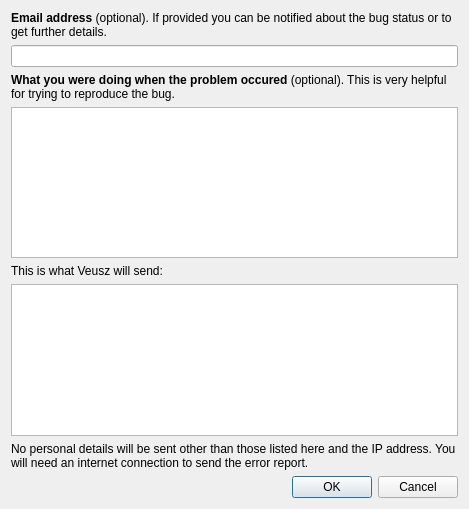
<?xml version="1.0" encoding="UTF-8"?>
<ui version="4.0">
 <class>ExceptSendDialog</class>
 <widget class="QDialog" name="ExceptSendDialog">
  <property name="geometry">
   <rect>
    <x>0</x>
    <y>0</y>
    <width>469</width>
    <height>509</height>
   </rect>
  </property>
  <property name="windowTitle">
   <string>Send problem - Veusz</string>
  </property>
  <layout class="QVBoxLayout" name="verticalLayout">
   <item>
    <widget class="QLabel" name="label">
     <property name="text">
      <string>&lt;b&gt;Email address&lt;/b&gt; (optional). If provided you can be notified about the bug status or to get further details.</string>
     </property>
     <property name="wordWrap">
      <bool>true</bool>
     </property>
    </widget>
   </item>
   <item>
    <widget class="QLineEdit" name="emailedit"/>
   </item>
   <item>
    <widget class="QLabel" name="label_2">
     <property name="text">
      <string>&lt;b&gt;What you were doing when the problem occured&lt;/b&gt; (optional). This is very helpful for trying to reproduce the bug.</string>
     </property>
     <property name="wordWrap">
      <bool>true</bool>
     </property>
    </widget>
   </item>
   <item>
    <widget class="QTextEdit" name="detailsedit"/>
   </item>
   <item>
    <widget class="QLabel" name="label_3">
     <property name="text">
      <string>This is what Veusz will send:</string>
     </property>
    </widget>
   </item>
   <item>
    <widget class="QTextEdit" name="detailstosend">
     <property name="readOnly">
      <bool>true</bool>
     </property>
    </widget>
   </item>
   <item>
    <widget class="QLabel" name="label_4">
     <property name="text">
      <string>No personal details will be sent other than those listed here and the IP address. You will need an internet connection to send the error report.</string>
     </property>
     <property name="wordWrap">
      <bool>true</bool>
     </property>
    </widget>
   </item>
   <item>
    <widget class="QDialogButtonBox" name="buttonBox">
     <property name="standardButtons">
      <set>QDialogButtonBox::Cancel|QDialogButtonBox::Ok</set>
     </property>
    </widget>
   </item>
  </layout>
 </widget>
 <resources/>
 <connections>
  <connection>
   <sender>buttonBox</sender>
   <signal>accepted()</signal>
   <receiver>ExceptSendDialog</receiver>
   <slot>accept()</slot>
   <hints>
    <hint type="sourcelabel">
     <x>234</x>
     <y>487</y>
    </hint>
    <hint type="destinationlabel">
     <x>234</x>
     <y>254</y>
    </hint>
   </hints>
  </connection>
  <connection>
   <sender>buttonBox</sender>
   <signal>rejected()</signal>
   <receiver>ExceptSendDialog</receiver>
   <slot>reject()</slot>
   <hints>
    <hint type="sourcelabel">
     <x>234</x>
     <y>487</y>
    </hint>
    <hint type="destinationlabel">
     <x>234</x>
     <y>254</y>
    </hint>
   </hints>
  </connection>
 </connections>
</ui>
